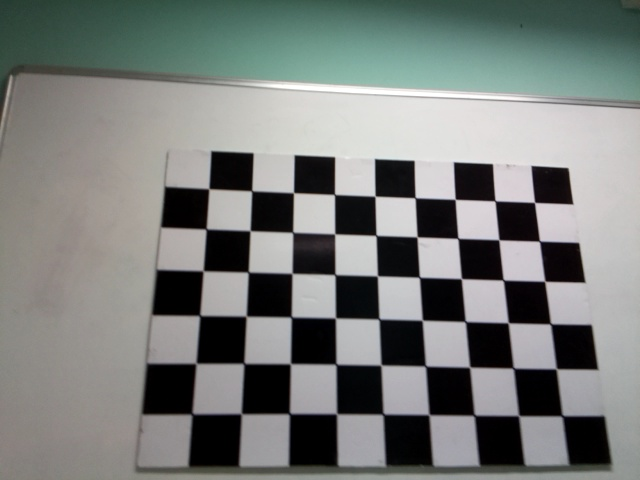
#> input picture HW-2/images/image_10.jpg, 640 x 480 px; its folder holds only this picture in this run
$ jupyter execute --allow-errors HW-2.ipynb
#> lines starting #> are read from the running program, lines starting #| are printed output that depends on the picture; after the words box and inside, x2 and y2 are one past the last pixel; in counts of white or black regions, pixels touching at a corner belong together
[cell 1]
import numpy as np
import cv2 as cv
import glob
import matplotlib.pyplot as plt

## Problem 1

[cell 2]
paths = glob.glob('images/*.jpg')
images = []
for fname in paths:
    img = cv.imread(fname)
#> img is the input picture: shape (480, 640, 3); mean B, G, R 122.6, 125.2, 121.4
    images.append(img)

samples = np.random.randint(0, 41, 9)

fig, axes = plt.subplots(3, 3, figsize=(12, 11))

#> (the rest of this cell did not finish here and is left out)

## Problem 2

[cell 3]
def convolution_2d(img, f, stride=[1,1]):

    img = cv.cvtColor(img, cv.COLOR_BGR2GRAY)
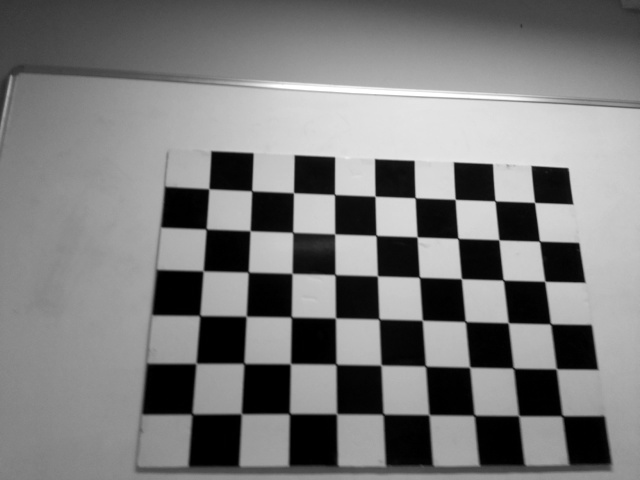
#> img: shape (480, 640); min 0, max 255, mean 123.7
    x,y = img.shape
#> x = 480; y = 640
    f = np.flip(f)
    m,n = f.shape

    s_x, s_y = stride
    k_x, k_y = m//2, n//2
    pad_x, pad_y = k_x + s_x - 1, k_y + s_y  - 1

    img = np.pad(img, [pad_x,pad_y], 'constant')
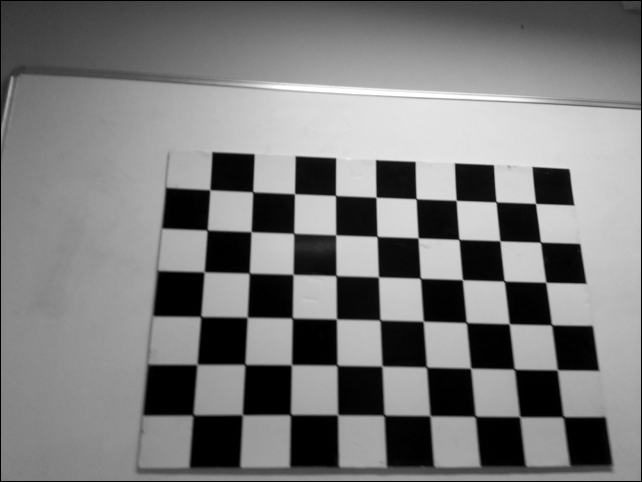
#> img: shape (482, 642); min 0, max 255, mean 122.8

    conv_img = np.zeros((x//s_x, y//s_y), dtype=np.uint8)

    for i,p in zip(range(pad_x, x + pad_x, s_x), range(conv_img.shape[0])):
        for j,q in zip(range(pad_y, y + pad_y, s_y), range(conv_img.shape[1])):
            w = img[i - k_x:i + k_x + 1, j - k_y:j + k_y + 1]
            conv_img[p,q] = np.dot(w.flatten(), f.flatten())
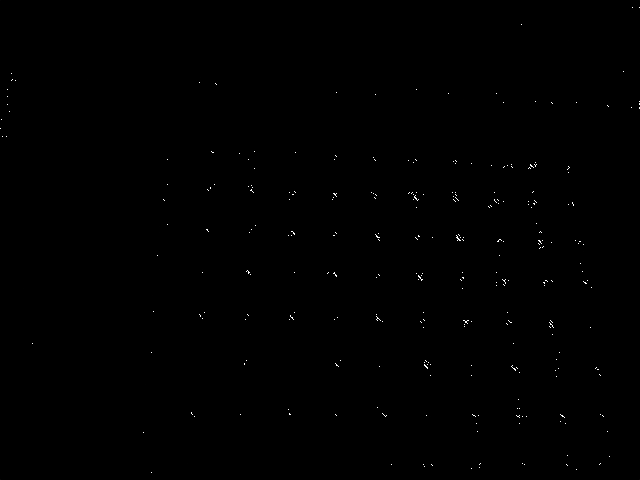
#> conv_img: shape (480, 640); min 0, max 255, mean 0.4

    return conv_img

[cell 4]
img = images[0]

f = (1/16) * np.array([[1, -2, 1], [-2, 4, -2], [1, -2, 1]])

conv_img = convolution_2d(img, f)


plt.figure(figsize=(10,8))
plt.subplot(121)
plt.imshow(img)

plt.subplot(122)
plt.imshow(conv_img, cmap='gray')

plt.show()
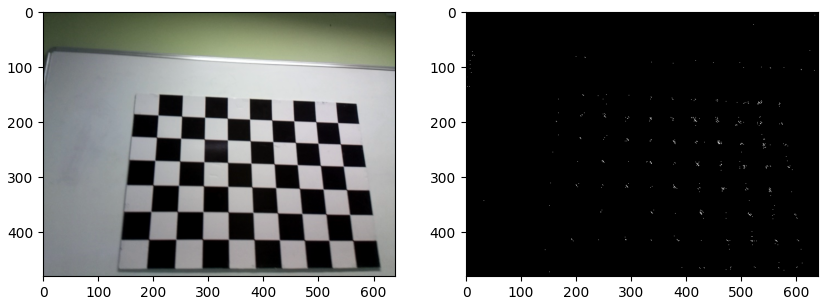
#> figure drawn by matplotlib, 2 panels; B, G, R data is drawn as R, G, B

[cell 5]
criteria = (cv.TERM_CRITERIA_EPS + cv.TERM_CRITERIA_MAX_ITER, 30, 0.001)

corners = np.asarray(np.where(conv_img >= 240), dtype=np.float32).T
#> corners = 529 pairs, first value 7 to 472, second value 0 to 639

corners = np.expand_dims(corners, axis=1)
#> corners = 529 rows, first 8: [7, 632], [7, 639], [24, 521], [71, 623], [73, 11], [79, 12], [80, 11], [80, 15]
gray = cv.cvtColor(img, cv.COLOR_BGR2GRAY)

# corners2 = cv.cornerSubPix(gray, corners, (11,11), (-1,-1), criteria)

test_img = np.copy(img)

cv.drawChessboardCorners(test_img, (7,9), corners, True)
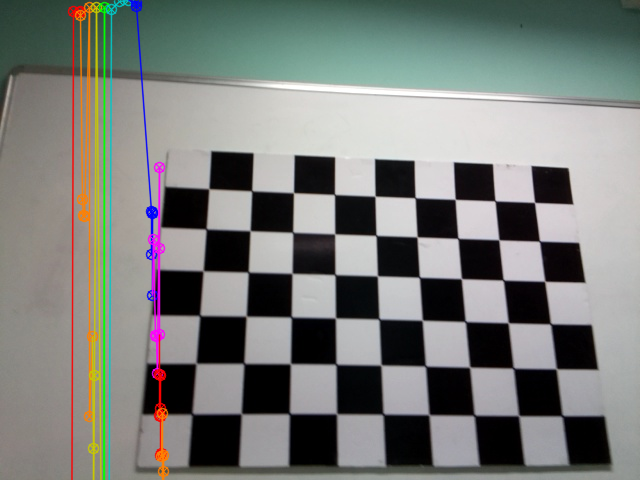
#> test_img: shape (480, 640, 3); 4.5% of pixels changed, all inside (x1, y1, x2, y2) = (67, 0, 170, 480)

plt.imshow(test_img)

[cell 6]
corners.shape
#> Out = (529, 1, 2)

## Problem 3

[cell 7]
criteria = (cv.TERM_CRITERIA_EPS + cv.TERM_CRITERIA_MAX_ITER, 30, 0.001)
# prepare object points, like (0,0,0), (1,0,0), (2,0,0) ....,(6,5,0)
objp = np.zeros((6*7,3), np.float32)
objp[:,:2] = np.mgrid[0:7,0:6].T.reshape(-1,2)
# Arrays to store object points and image points from all the images.
objpoints = [] # 3d point in real world space
imgpoints = [] # 2d points in image plane.
corner_imgs = []
for img in images:
    gray = cv.cvtColor(img, cv.COLOR_BGR2GRAY)

    ret, corners = cv.findChessboardCorners(gray, (7,6), None)
    if ret == True:
        objpoints.append(objp)
        corners2 = cv.cornerSubPix(gray,corners, (11,11), (-1,-1), criteria)
        imgpoints.append(corners)
        cv.drawChessboardCorners(img, (7,6), corners2, ret)
        corner_imgs.append(img)
#> this loop made 1 pass
#> ret on pass 1: False
#> after the loop, corner_imgs = []; imgpoints = []; objpoints = []

[cell 8]
plt.figure(figsize=(10,8))
plt.subplot(121)
#> (the rest of this cell did not finish here and is left out)

#> (a cell that did not finish here is left out)

###### Intrinsic Parameters

#> (a cell that did not finish here is left out)

##### Extrinsic Parameters

#> (a cell that did not finish here is left out)

## Problem 4

[cell 12]
mean_error = 0
for i in range(len(objpoints)):
    imgpoints2, _ = cv.projectPoints(objpoints[i], rvecs[i], tvecs[i], mtx, dist)
    error = cv.norm(imgpoints[i], imgpoints2, cv.NORM_L2)/len(imgpoints2)
    mean_error += error
#> this loop made 0 passes
#> after the loop, mean_error = 0
#> (the rest of this cell did not finish here and is left out)

$ run again, on HW-2/images/image_18.jpg
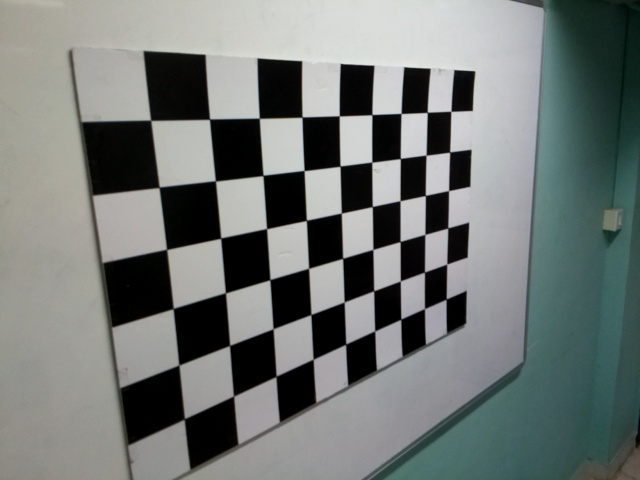
#> input picture HW-2/images/image_18.jpg, 640 x 480 px
#> img is the input picture: shape (480, 640, 3); mean B, G, R 117.6, 119.9, 114.3
#> after the loop in convolution_2d, `for i,p in zip(range(pad_x, x + pad_x, s_x), range(conv_img.shape[0])):`:
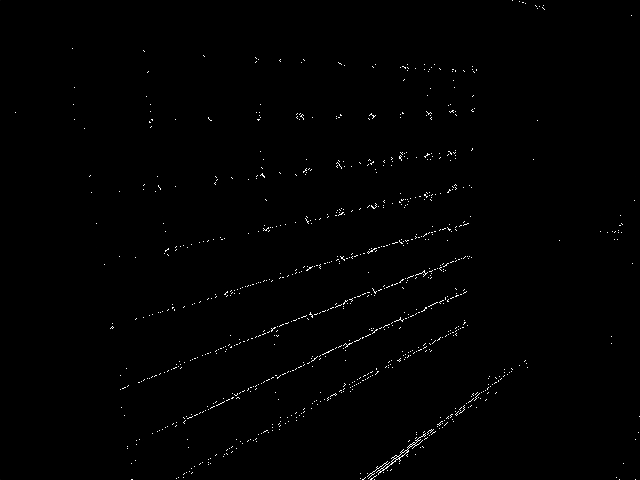
#> conv_img: shape (480, 640); min 0, max 255, mean 1.7
#> `corners = np.asarray(np.where(conv_img >= 240), dtype=np.float32).T`: corners = 1981 pairs, first value 0 to 479, second value 15 to 639
#> `corners = np.expand_dims(corners, axis=1)`: corners = 1981 rows, first 8: [0, 512], [1, 519], [2, 522], [2, 523], [3, 525], [5, 535], [5, 543], [6, 536]
#> `cv.drawChessboardCorners(test_img, (7,9), corners, True)`:
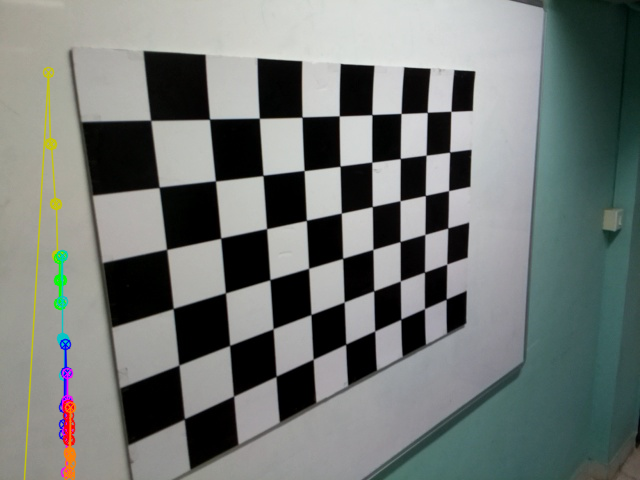
#> test_img: shape (480, 640, 3); 1.47% of pixels changed, all inside (x1, y1, x2, y2) = (23, 66, 77, 480)
#> the loop `for img in images:` made 1 pass
#> ret on pass 1: False
#> after the loop `for img in images:`: corner_imgs = []
#> after the loop `for i in range(len(objpoints)):`: mean_error = 0

$ run again, on HW-2/images/image_19.jpg
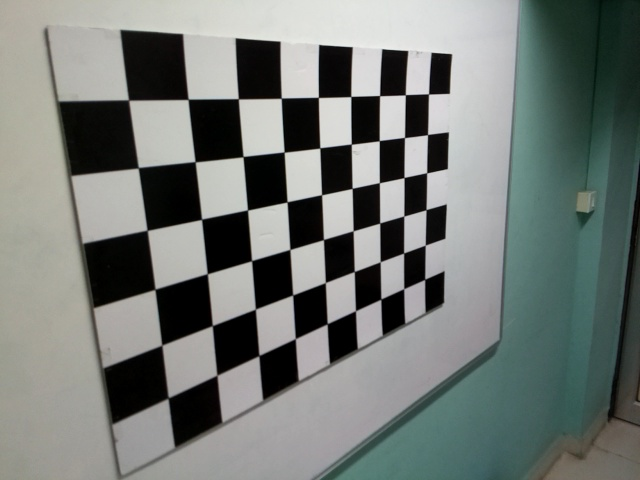
#> input picture HW-2/images/image_19.jpg, 640 x 480 px
#> img is the input picture: shape (480, 640, 3); mean B, G, R 117.4, 121.2, 115.5
#> after the loop in convolution_2d, `for i,p in zip(range(pad_x, x + pad_x, s_x), range(conv_img.shape[0])):`:
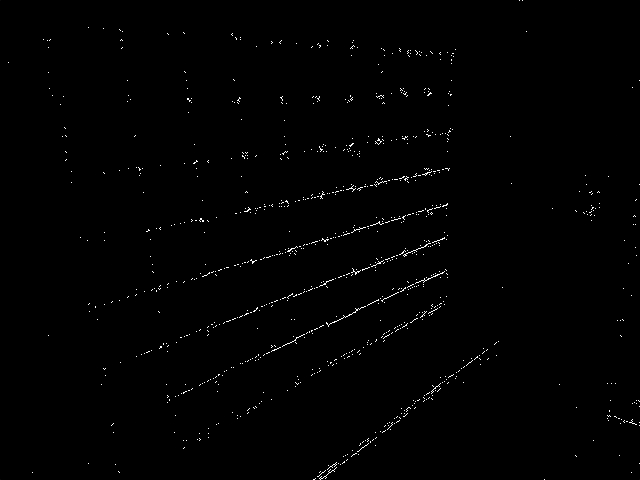
#> conv_img: shape (480, 640); min 0, max 255, mean 1.8
#> `corners = np.asarray(np.where(conv_img >= 240), dtype=np.float32).T`: corners = 2124 pairs, first value 0 to 479, second value 8 to 639
#> `corners = np.expand_dims(corners, axis=1)`: corners = 2124 rows, first 8: [0, 519], [0, 522], [27, 88], [28, 103], [29, 119], [30, 120], [31, 122], [31, 526]
#> `cv.drawChessboardCorners(test_img, (7,9), corners, True)`:
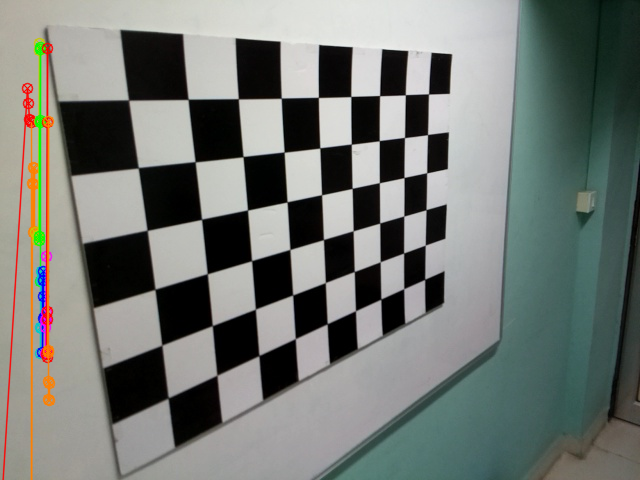
#> test_img: shape (480, 640, 3); 2.31% of pixels changed, all inside (x1, y1, x2, y2) = (2, 37, 56, 480)
#> the loop `for img in images:` made 1 pass
#> ret on pass 1: False
#> after the loop `for img in images:`: corner_imgs = []
#> after the loop `for i in range(len(objpoints)):`: mean_error = 0
